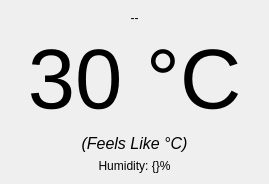
<?xml version="1.0" encoding="UTF-8"?>
<ui version="4.0">
 <class>MeasureDisplay</class>
 <widget class="QWidget" name="MeasureDisplay">
  <property name="geometry">
   <rect>
    <x>0</x>
    <y>0</y>
    <width>269</width>
    <height>184</height>
   </rect>
  </property>
  <property name="windowTitle">
   <string>Form</string>
  </property>
  <layout class="QVBoxLayout" name="verticalLayout" stretch="0,1,0,0">
   <property name="sizeConstraint">
    <enum>QLayout::SetMinimumSize</enum>
   </property>
   <item>
    <widget class="QLabel" name="lblDate">
     <property name="text">
      <string>--</string>
     </property>
     <property name="alignment">
      <set>Qt::AlignCenter</set>
     </property>
    </widget>
   </item>
   <item>
    <widget class="QLabel" name="lblMeasurement">
     <property name="font">
      <font>
       <pointsize>64</pointsize>
      </font>
     </property>
     <property name="text">
      <string>30 °C</string>
     </property>
     <property name="alignment">
      <set>Qt::AlignCenter</set>
     </property>
    </widget>
   </item>
   <item>
    <widget class="QLabel" name="lblFeelsLike">
     <property name="font">
      <font>
       <pointsize>12</pointsize>
       <italic>true</italic>
      </font>
     </property>
     <property name="text">
      <string>(Feels Like °C)</string>
     </property>
     <property name="alignment">
      <set>Qt::AlignCenter</set>
     </property>
    </widget>
   </item>
   <item>
    <widget class="QLabel" name="lblHumidity">
     <property name="text">
      <string>Humidity: {}%</string>
     </property>
     <property name="alignment">
      <set>Qt::AlignCenter</set>
     </property>
    </widget>
   </item>
  </layout>
 </widget>
 <resources/>
 <connections/>
</ui>
